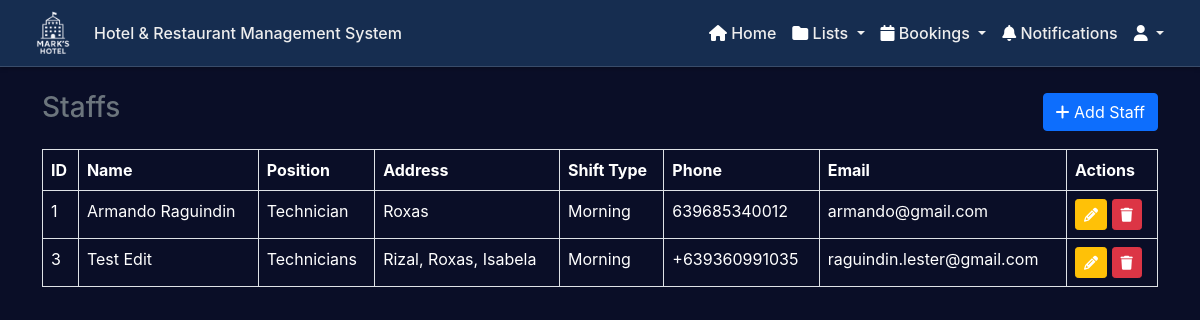
/admin/staffs.php, run on an earlier commit of the app's database.
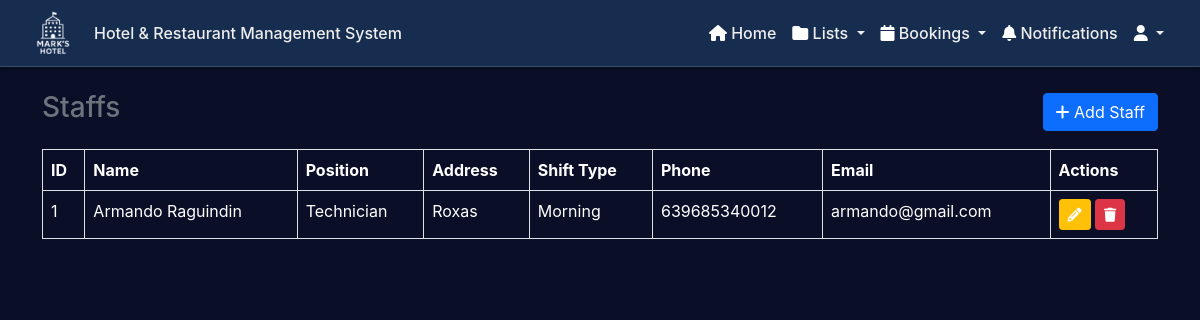
And on a later commit of the database.
### tables this page shows
CREATE TABLE `staffs` (
  `staff_id` int(11) NOT NULL,
  `name` varchar(150) NOT NULL,
  `position` varchar(50) NOT NULL,
  `address` varchar(50) NOT NULL,
  `shift_type` varchar(50) NOT NULL,
  `phone_number` varchar(20) NOT NULL,
  `email` varchar(50) NOT NULL,
  `password` varchar(50) NOT NULL
);

### models/staffsModel.php (called while the page is built, shortened)
<?php
class staffsModel {
    private $con;
    public function __construct($con) {
        $this->con = $con;
    }
    public function getAllStaffs() {
        try {
            $query = "SELECT * FROM staffs";
            $result = $this->con->query($query);
            return $result;
        } catch(Exception $e) {
            throw new Exception("Error fetching staffs: " . $e->getMessage());
        }
    }
}
?>

### admin/staffs.php (the view, shortened to what this page needs)
<?php
require_once '../components/connection.php';
require_once '../models/staffsModel.php';
$staffsModel = new staffsModel($con);
$result = $staffsModel->getAllStaffs();
?>
<!DOCTYPE html>
<html lang="en">
<head>
    <link href="https://cdn.jsdelivr.net/npm/bootstrap@5.0.2/dist/css/bootstrap.min.css" rel="stylesheet">
    <link rel="stylesheet" href="../css/customAdminHeader.css">
    <link rel="stylesheet" href="https://cdnjs.cloudflare.com/ajax/libs/font-awesome/6.7.2/css/all.min.css">
    <link rel="stylesheet" href="../css/notifications.css">
    <link rel="stylesheet" href="../css/app.css">
</head>
<body>
    <?php include '../components/header_admin.php'; ?>
    <div class="container mt-4">
        <div class="d-flex justify-content-between align-items-center mb-3">
            <h3 class="text-center text-muted">Staffs</h3>
            <button class="btn btn-primary" data-bs-toggle="modal" data-bs-target="#addStaffModal">
                <i class="fas fa-plus"></i> Add Staff
            </button>
        </div>
        <table class="table table-bordered">
            <thead>
                <tr>
                    <th>ID</th>
                    <th>Name</th>
                    <th>Position</th>
                    <th>Address</th>
                    <th>Shift Type</th>
                    <th>Phone</th>
                    <th>Email</th>
                    <th>Actions</th>
                </tr>
            </thead>
            <tbody>
                <?php while ($row = $result->fetch_assoc()): ?>
                    <tr>
                        <td><?php echo $row['staff_id']; ?></td>
                        <td><?php echo htmlspecialchars($row['name']); ?></td>
                        <td><?php echo htmlspecialchars($row['position']); ?></td>
                        <td><?php echo htmlspecialchars($row['address']); ?></td>
                        <td><?php echo htmlspecialchars($row['shift_type']); ?></td>
                        <td><?php echo htmlspecialchars($row['phone_number']); ?></td>
                        <td><?php echo htmlspecialchars($row['email']); ?></td>
                        <td>
                            <button class="btn btn-warning btn-sm" data-bs-toggle="modal" data-bs-target="#editStaffModal<?php echo $row['staff_id']; ?>">
                                <i class="fas fa-pencil"></i>
                            </button>
                            <a href="../controllers/staffsController.php?deleteStaff=<?php echo $row['staff_id']; ?>" class="btn btn-danger btn-sm" onclick="return confirm('Are you sure you want to delete this staff?')">
                                <i class="fas fa-trash"></i>
                            </a>
                        </td>
                    </tr>
                <?php endwhile; ?>
            </tbody>
        </table>
    </div>
</body>
</html>

### components/header_admin.php (shortened to what this page needs)
<nav class="navbar navbar-expand-lg custom-navbar">
    <div class="container-fluid">
        <img src="../images/final.png" alt="" class="me-3" style="height: 50px;">
        <a class="navbar-brand" id="navbarTitle" href="dashboard.php">
        </a>
        <div class="collapse navbar-collapse" id="navbarNav">
            <ul class="navbar-nav ms-auto">
                <li class="nav-item">
                    <a class="nav-link" aria-current="page" href="dashboard.php">
                        <i class="fas fa-home"></i> Home
                    </a>
                </li>
                <li class="nav-item dropdown">
                    <a class="nav-link dropdown-toggle" href="#" id="entriesDropdown" role="button" data-bs-toggle="dropdown" aria-expanded="false">
                        <i class="fas fa-folder"></i> Lists
                    </a>
                </li>
                <li class="nav-item dropdown">
                    <a class="nav-link dropdown-toggle" href="#" id="entriesDropdown" role="button" data-bs-toggle="dropdown" aria-expanded="false">
                        <i class="fas fa-calendar"></i> Bookings
                    </a>
                </li>
                <li class="nav-item">
                    <a class="nav-link position-relative" aria-current="page" href="#" id="notificationLink">
                        <i class="fas fa-bell"></i> Notifications
                        <span class="notification-badge"></span>
                    </a>
                </li>
                <li class="nav-item dropdown">
                    <a class="nav-link dropdown-toggle" href="#" id="userDropdown" role="button" data-bs-toggle="dropdown" aria-expanded="false">
                        <i class="fas fa-user"></i> <?php echo htmlspecialchars($_SESSION['name']); ?>
                    </a>
                </li>
            </ul>
        </div>
    </div>
</nav>

### css/customAdminHeader.css (style rules this page uses)
.custom-navbar { background-color: #162d50; border-bottom: 1px solid rgba(255, 255, 255, 0.15); box-shadow: 0 2px 4px rgba(0, 0, 0, 0.2); padding: 0.5rem 1rem; }
.custom-navbar .navbar-brand, .custom-navbar .nav-link, .custom-navbar .dropdown-toggle { color: #eee !important; font-weight: 500; font-size: 1rem; }

### css/notifications.css (style rules this page uses)
:root { --bg-primary: #0a0e27; --bg-secondary: #141937; --bg-card: #1a1f3a; --accent-blue: #00d4ff; --accent-cyan: #00bcd4; --accent-purple: #6b5ce7; --text-primary: #ffffff; --text-secondary: #8b92b8; --success: #00ff88; --warning: #ffb800; --danger: #ff4757; }
.notification-badge { position: absolute; top: -5px; right: -5px; font-size: 0.75rem; padding: 0.25em 0.4em; border-radius: 50%; }
#notificationLink { position: relative; cursor: pointer; }

### css/app.css (style rules this page uses)
:root { --bg-primary: #0a0e27; --bg-secondary: #141937; --bg-card: #1a1f3a; --accent-blue: #00d4ff; --accent-cyan: #00bcd4; --accent-purple: #6b5ce7; --text-primary: #ffffff; --text-secondary: #8b92b8; --success: #00ff88; --warning: #ffb800; --danger: #ff4757; }
* { color: var(--text-primary); }
body { background: var(--bg-primary); color: var(--text-primary); font-family: 'Inter', -apple-system, BlinkMacSystemFont, 'Segoe UI', sans-serif; }

What changed in the data, as far as the page shows it:
removed staffs: staff_id "3", name "Test Edit", position "Technicians", address "Rizal, Roxas, Isabela", shift_type "Morning", phone_number "+639360991035", email "raguindin.lester@gmail.com"
